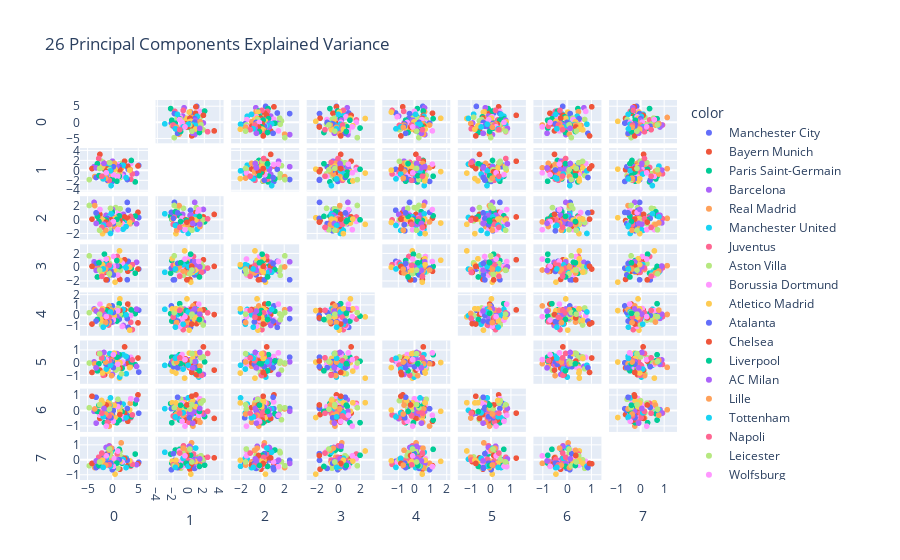

Notebook source saved alongside this figure:
### Code cell
fig = px.scatter_matrix(
    pca_26_comp,
    color=df.Team,
    dimensions=range(8),
    #labels=labels,
    title='26 Principal Components Explained Variance',
)
fig.update_traces(diagonal_visible=False)
fig.show()
